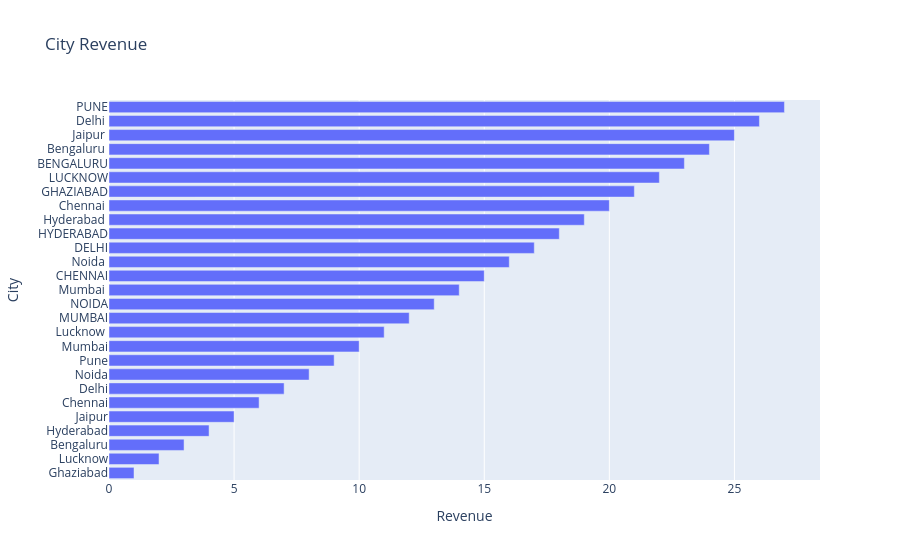

Here is the notebook cell this chart was saved with:
### Code cell
# Create a horizontal bar chart showing revenue by city
fig = px.bar(city_sales, x=city_sales.values, y=city_sales.index, orientation='h', labels={'x': 'Revenue', 'y': 'City'}, title='City Revenue')
fig.show()

### Figure 1 — Plotly figure (JSON) as saved in the notebook; plotly's stock layout.template omitted (floating-point values rounded to 4 significant figures)
{"data": [{"hovertemplate": "Revenue=%{x}<br>City=%{y}<extra></extra>", "legendgroup": "", "marker": {"color": "#636efa", "pattern": {"shape": ""}}, "name": "", "orientation": "h", "showlegend": false, "textposition": "auto", "type": "bar", "x": [1.0, 2.0, 3.0, 4.0, 5.0, 6.0, 7.0, 8.0, 9.0, 10.0, 11.0, 12.0, 13.0, 14.0, 15.0, 16.0, 17.0, 18.0, 19.0, 20.0, 21.0, 22.0, 23.0, 24.0, 25.0, 26.0, 27.0], "xaxis": "x", "y": ["Ghaziabad", "Lucknow", "Bengaluru", "Hyderabad", "Jaipur", "Chennai", "Delhi", "Noida", "Pune", "Mumbai", " Lucknow ", "MUMBAI", "NOIDA", " Mumbai ", "CHENNAI", " Noida ", "DELHI", "HYDERABAD", " Hyderabad ", " Chennai ", "GHAZIABAD", "LUCKNOW", "BENGALURU", " Bengaluru ", " Jaipur ", " Delhi ", "PUNE"], "yaxis": "y"}], "layout": {"barmode": "relative", "legend": {"tracegroupgap": 0}, "title": {"text": "City Revenue"}, "xaxis": {"anchor": "y", "domain": [0, 1], "title": {"text": "Revenue"}}, "yaxis": {"anchor": "x", "domain": [0, 1], "title": {"text": "City"}}}}
